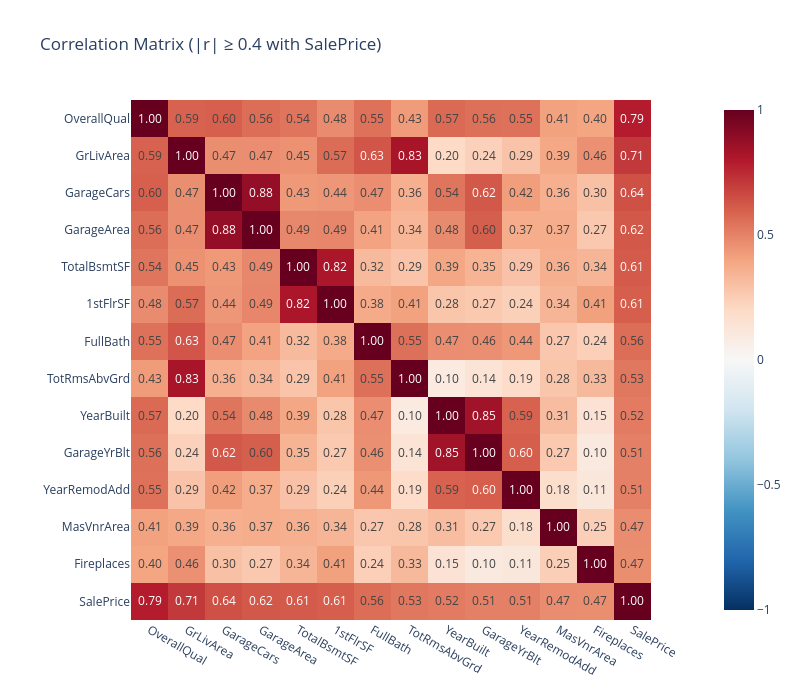

The notebook cell saved with this chart:
### Markdown cell above
#### How does it work?

The values are between -1 and +1.

A positive correlation is observed when the values of the two variables being compared increase together.

And a negative correlation when the values of one variable increase while the values of the other variable decrease.

At first glance, some values seem to have a high correlation with the sale price of a house:
- OverallQual has a 0.79 correlation with SalePrice
- GrLivArea has a 0.71 correlation with SalePrice
- GarageCars has a 0.64 correlation with SalePrice

And so on.

Also, some seem to have almost no impact on the price of a house : all those values where skipped because we requested for our correlations to be superior to 0.20 or inferior to -0.20. So all the columns that were not included in the correlation matrix could be considered to have a limited or no positive or negative impact on the price of a house.

### Code cell
# Full correlation heatmap (top features only, above |0.4|)
top_features = corr_sale[corr_sale.abs() >= 0.4].index.tolist() + ["SalePrice"]
corr_top = houses.select(top_features).to_pandas().corr()

fig = px.imshow(
    corr_top, text_auto=".2f", color_continuous_scale="RdBu_r",
    zmin=-1, zmax=1, title="Correlation Matrix (|r| ≥ 0.4 with SalePrice)",
)
fig.update_layout(width=800, height=700)
fig.show()

### Figure 1 — Plotly figure (JSON) as saved in the notebook; plotly's stock layout.template omitted (floating-point values rounded to 4 significant figures; data arrays with more than 128 entries replaced by an {"elided": "..."} marker saying what was removed)
{"data": [{"coloraxis": "coloraxis", "hovertemplate": "x: %{x}<br>y: %{y}<br>color: %{z}<extra></extra>", "name": "0", "texttemplate": "%{z:.2f}", "type": "heatmap", "x": ["OverallQual", "GrLivArea", "GarageCars", "GarageArea", "TotalBsmtSF", "1stFlrSF", "FullBath", "TotRmsAbvGrd", "YearBuilt", "GarageYrBlt", "YearRemodAdd", "MasVnrArea", "Fireplaces", "SalePrice"], "xaxis": "x", "y": ["OverallQual", "GrLivArea", "GarageCars", "GarageArea", "TotalBsmtSF", "1stFlrSF", "FullBath", "TotRmsAbvGrd", "YearBuilt", "GarageYrBlt", "YearRemodAdd", "MasVnrArea", "Fireplaces", "SalePrice"], "yaxis": "y", "z": {"elided": "14x14 float values"}}], "layout": {"coloraxis": {"cmax": 1, "cmin": -1, "colorscale": [[0, "rgb(5,48,97)"], [0.1, "rgb(33,102,172)"], [0.2, "rgb(67,147,195)"], [0.3, "rgb(146,197,222)"], [0.4, "rgb(209,229,240)"], [0.5, "rgb(247,247,247)"], [0.6, "rgb(253,219,199)"], [0.7, "rgb(244,165,130)"], [0.8, "rgb(214,96,77)"], [0.9, "rgb(178,24,43)"], [1, "rgb(103,0,31)"]]}, "height": 700, "title": {"text": "Correlation Matrix (|r| ≥ 0.4 with SalePrice)"}, "width": 800, "xaxis": {"anchor": "y", "constrain": "domain", "domain": [0, 1], "scaleanchor": "y"}, "yaxis": {"anchor": "x", "autorange": "reversed", "constrain": "domain", "domain": [0, 1]}}}
